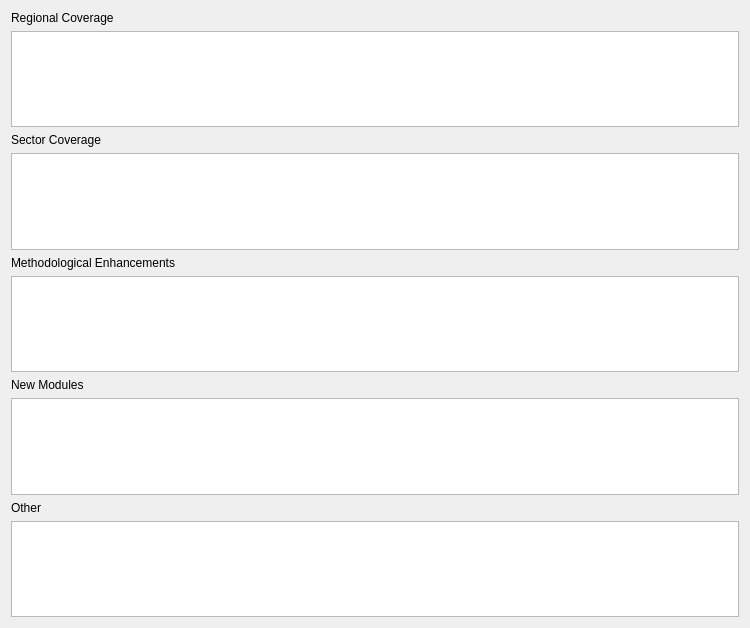
          <widget class="QWidget" name="pageStateOfDevelopment">
           <property name="geometry">
            <rect>
             <x>0</x>
             <y>0</y>
             <width>750</width>
             <height>628</height>
            </rect>
           </property>
           <attribute name="label">
            <string>State of Development</string>
           </attribute>
           <layout class="QGridLayout" name="gridLayout_15">
            <item row="0" column="0">
             <layout class="QVBoxLayout" name="verticalLayout_35">
              <item>
               <widget class="QLabel" name="label_35">
                <property name="text">
                 <string>Regional Coverage</string>
                </property>
               </widget>
              </item>
              <item>
               <widget class="QTextEdit" name="textEdit_30"/>
              </item>
             </layout>
            </item>
            <item row="1" column="0">
             <layout class="QVBoxLayout" name="verticalLayout_39">
              <item>
               <widget class="QLabel" name="label_39">
                <property name="text">
                 <string>Sector Coverage</string>
                </property>
               </widget>
              </item>
              <item>
               <widget class="QTextEdit" name="textEdit_34"/>
              </item>
             </layout>
            </item>
            <item row="2" column="0">
             <layout class="QVBoxLayout" name="verticalLayout_33">
              <item>
               <widget class="QLabel" name="label_33">
                <property name="text">
                 <string>Methodological Enhancements</string>
                </property>
               </widget>
              </item>
              <item>
               <widget class="QTextEdit" name="textEdit_28"/>
              </item>
             </layout>
            </item>
            <item row="3" column="0">
             <layout class="QVBoxLayout" name="verticalLayout_37">
              <item>
               <widget class="QLabel" name="label_37">
                <property name="text">
                 <string>New Modules</string>
                </property>
               </widget>
              </item>
              <item>
               <widget class="QTextEdit" name="textEdit_32"/>
              </item>
             </layout>
            </item>
            <item row="4" column="0">
             <layout class="QVBoxLayout" name="verticalLayout_36">
              <item>
               <widget class="QLabel" name="label_36">
                <property name="text">
                 <string>Other</string>
                </property>
               </widget>
              </item>
              <item>
               <widget class="QTextEdit" name="textEdit_31"/>
              </item>
             </layout>
            </item>
           </layout>
          </widget>
